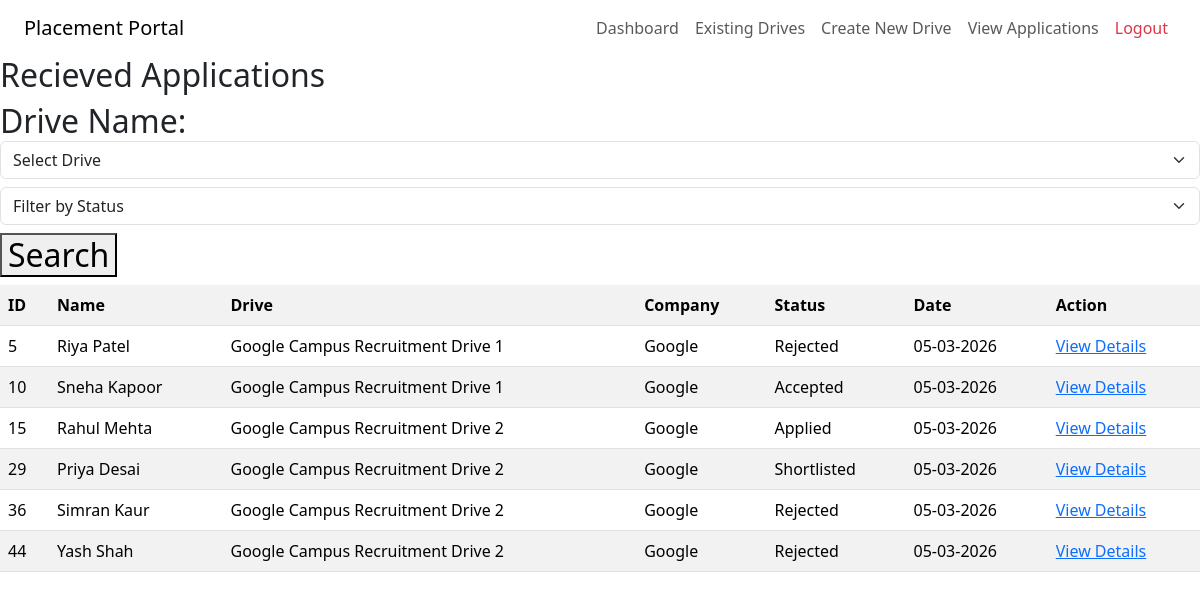
Page /company/1/viewApplications (signed in) on the earlier database version.
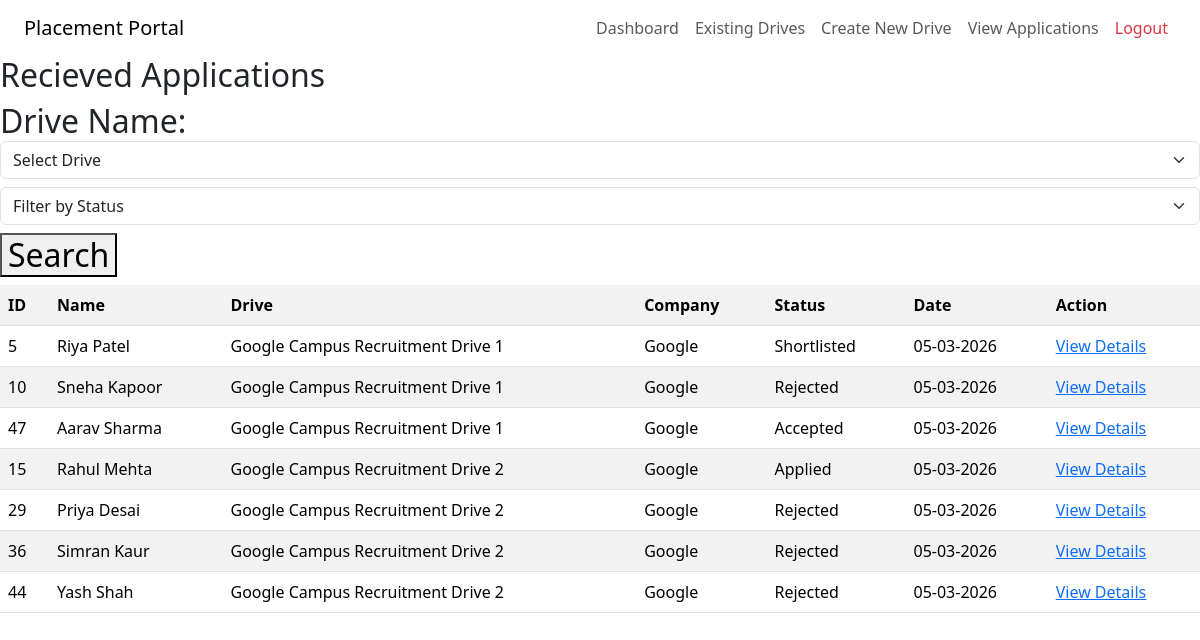
Same page on the later database version.
### models.py (models this page shows)
class Application(db.Model):
    __tablename__ = "applications"
    applicationId = db.Column(db.Integer, autoincrement = True , primary_key = True)
    studentId = db.Column(db.Integer, db.ForeignKey("students.studentId"))
    jobId  = db.Column(db.Integer, db.ForeignKey("jobpositions.jobId"))
    status = db.Column(db.String, default = "Applied", nullable = False)
    appliedOn = db.Column(db.DateTime, default = datetime.utcnow)
    student = db.relationship('Student', back_populates = "applications")
    job = db.relationship('JobPosition', back_populates = 'applications')
    placement = db.relationship('Placement', back_populates = "application" , uselist = False, cascade = "all, delete-orphan")

class Student(db.Model):
    __tablename__ = "students"
    studentId = db.Column(db.Integer,autoincrement = True, primary_key = True )
    userId = db.Column(db.Integer, db.ForeignKey("users.userId"), nullable = False)
    name = db.Column(db.String, nullable = False)
    contactNumber = db.Column(db.Integer , nullable = False)
    department = db.Column(db.String, nullable = False)
    resume = db.Column(db.String, nullable = False)
    experience = db.Column(db.String, nullable = False)
    skills = db.Column(db.String, nullable = False)
    user = db.relationship('User', back_populates = "student")
    applications = db.relationship('Application', back_populates = "student", lazy = True, cascade = "all, delete-orphan")

class JobPosition(db.Model):
    __tablename__ = "jobpositions"
    jobId = db.Column(db.Integer, primary_key = True, autoincrement = True)
    companyId = db.Column(db.Integer, db.ForeignKey("companies.companyId"), nullable = False)
    driveName = db.Column(db.String, nullable = False)
    positionOpen= db.Column(db.String, nullable = False)
    description = db.Column(db.String, nullable = False)
    skillsRequired = db.Column(db.String, nullable = False)
    experienceRequired = db.Column(db.String, nullable = False)
    active = db.Column(db.Boolean, default = True, nullable = False)
    salary = db.Column(db.String, nullable = False)
    location = db.Column(db.String, nullable = False)
    company = db.relationship('Company', back_populates = "jobs")
    applications = db.relationship('Application', back_populates = 'job', lazy = True, cascade = "all, delete-orphan")

class Company(db.Model):
    __tablename__ = "companies"
    companyId = db.Column(db.Integer, autoincrement = True, primary_key = True)
    userId = db.Column(db.Integer, db.ForeignKey("users.userId"), nullable = False)
    companyName = db.Column(db.String, nullable = False)
    industry = db.Column(db.String, nullable = False)
    description = db.Column(db.String, nullable = False)
    companyEmail = db.Column(db.String,nullable = False)
    approved = db.Column(db.Boolean, default = False, nullable = False)
    jobs = db.relationship('JobPosition', back_populates = "company", lazy = True, cascade = "all, delete-orphan")
    user = db.relationship('User', back_populates = "company")

### app.py (the view, shortened to what this page needs)
@app.route('/company/<int:companyId>/viewApplications', methods = ["GET", "POST"])
@role_required('Company')
def showCompanyApplications(companyId):
    if request.method == "GET":
        viewAppId = request.args.get("viewAppId")
        selectedApplication = None
        drives = JobPosition.query.filter_by(companyId = companyId).all()
        if viewAppId:
            selectedApplication = Application.query.filter_by(applicationId = viewAppId).first()
        applications = []
        for drive in drives:
            applicationsList = Application.query.filter_by(jobId = drive.jobId).all()
            for application in applicationsList:
                applications.append(application)
        return render_template('./company/viewApplications.html',drives = drives, applications = applications,companyId = companyId, selectedApplication = selectedApplication )

### app.py (called while the page is built)
@loginManager.user_loader
def load_user(userId):
    return User.query.get(int(userId))

def role_required(role):
    def wrapper(func):
        @wraps(func)
        @login_required
        def decorated_function(*args, **kwargs):
            if current_user.role != role:
                abort(403)
            return func(*args,**kwargs)
        return decorated_function
    return wrapper

### templates/company/viewApplications.html (shortened to what this page needs)
<!DOCTYPE html>
<html>
    <head>
        <link href="https://cdn.jsdelivr.net/npm/bootstrap@5.3.3/dist/css/bootstrap.min.css" rel="stylesheet">
    </head>
    <body>
        <nav class="navbar navbar-expand-lg px-4">
        <a class="navbar-brand" href="{{ url_for('showCompanyDash', companyId = companyId) }}">Placement Portal</a>
        <div class="collapse navbar-collapse">
            <ul class="navbar-nav ms-auto">
                <li class = "nav-item">
                    <a class = "nav-link" href = "{{ url_for('showCompanyDash', companyId = companyId) }}">Dashboard</a>
                </li>
                <li class = "nav-item">
                    <a class = "nav-link" href = "{{ url_for('showCompanyDrives', companyId = companyId) }}">Existing Drives</a>
                </li>
                <li class = "nav-item">
                    <a class = "nav-link" href = "{{ url_for('createDrive', companyId = companyId) }}">Create New Drive</a>
                </li>
                <li class = "nav-item">
                    <a class = "nav-link" href = "{{ url_for('showCompanyApplications', companyId = companyId) }}">View Applications</a>
                </li>
                <li class = "nav-item">
                    <a class = "nav-link text-danger" href = "{{ url_for('logout') }}">Logout</a>
                </li>
            </ul>
        </div>
    </nav>
    <h2>Recieved Applications</h2>
    <form method = "POST" action = "/company/{{ companyId }}/viewApplications">
    <h2>Drive Name:
        <select name="jobId" class="form-select mb-2" required>
            <option value="" disabled selected>Select Drive</option>
        </select>
        <select name="statusVal" class="form-select mb-2">
                        <option value="" disabled selected>Filter by Status</option>
                        </select>
        <button type="submit">Search</button>
    </h2>
    </form>
    <div style = "max-height: 400px; overflow-y: auto;">
        <table class = "table table-striped">
            <tr>
                <th>ID</th>
                <th>Name</th>
                <th>Drive</th>
                <th>Company</th>
                <th>Status</th>
                <th>Date</th>
                <th>Action</th>
            </tr>
            {% for application in applications %}
            <tr>
                <td>{{ application.applicationId }}</td>
                <td>{{ application.student.name }}</td>
                <td>{{ application.job.driveName }}</td>
                <td>{{ application.job.company.companyName }}</td>
                <td>{{ application.status }}</td>
                <td>{{ application.appliedOn.strftime('%d-%m-%Y') }}</td>
                <td><a href = "{{url_for('showCompanyApplications', companyId = companyId, viewAppId = application.applicationId)}}">View Details</a></td>
            </tr>
            {% endfor %}
        </table>
        </div>
    </body>
</html>

Differences in the rows shown:
changed Application "Riya Patel": status "Rejected" → "Shortlisted"
changed Application "Sneha Kapoor": status "Accepted" → "Rejected"
added Application: applicationId "47", student.name "Aarav Sharma", job.driveName "Google Campus Recruitment Drive 1", job.company.companyName "Google", status "Accepted", appliedOn "05-03-2026"
changed Application "Priya Desai": status "Shortlisted" → "Rejected"
